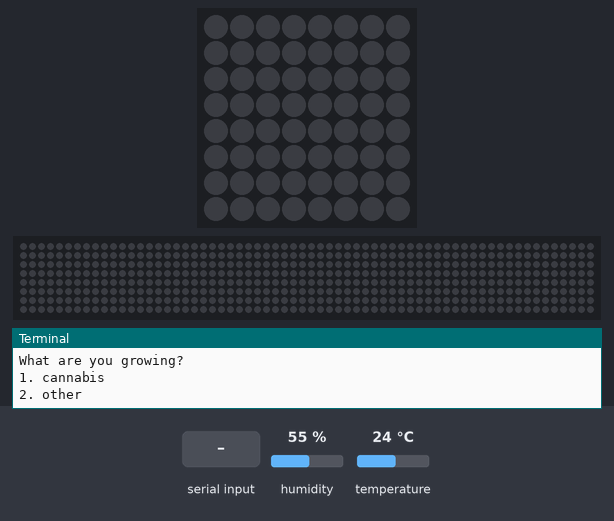
Simulated run of this program. Board: Raspberry Pi (BCM pin numbers) with a Sense HAT. On the bench: the Sense HAT's 8×8 RGB LED matrix, a strip that is not on the board, showing the scrolling text unrolled, the last lines printed to the terminal. The test bench sets the inputs (shaded band); at power-on: humidity 55 %, temperature 24 °C. The 64×8 strip is a reading aid, not a part: it shows the text the matrix is scrolling, unrolled, one strip-width of it at a time. At 8.0 s the program stops and its outputs stay as they are.

Above: at 1.2 s.
1.3 s: "1" typed at the terminal, then Enter
2.8 s: "*\n" received over Serial
At 2.95 s:
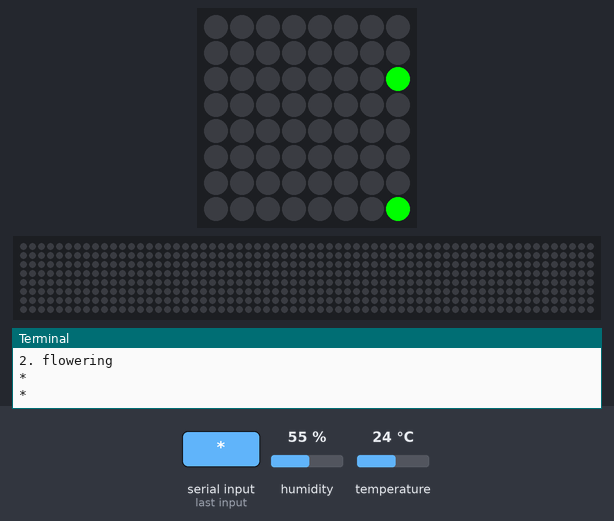
At 3.45 s:
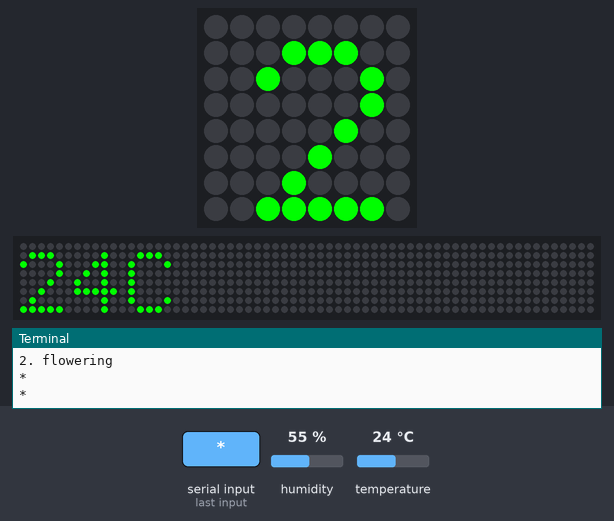
Timing chart, 0 to 5.8 s (numbered marks = the images above; inputs shaded):
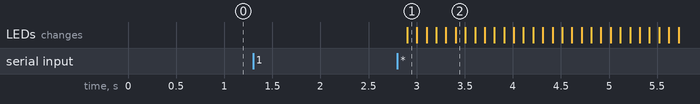

Measured:
- after the input at 2.8 s, the LEDs: change after 0.10 s (image 1)

The program:

main.py
```python
from sense_hat import SenseHat
import time
import math

"""

cannabis
flowering temp - 18-29C
hum - 40% - 50%
vegetative temp - 20-25C
hum -40%- 60%
"""

sense = SenseHat()

green = (0, 255, 0)
red = (255, 0, 0)
blue = (0, 0, 255)
white = (255, 255, 255)
plant = 0
state = 0

def settings():
  print("What are you growing?")
  print("1. cannabis")
  print("2. other")
  plant = input()
  global start_temp
  global end_temp
  global start_hum
  global end_hum

  if(plant == "1"):

    print("Is your cannabis in a vegetative state, or flowering state?")
    print("1. vegetative")
    print("2. flowering")
    state = input()
    print(state)
    if(state == 1):
      start_temp = 20
      end_temp = 25
      start_hum = 40
      end_hum = 60
    else:
      start_temp = 18
      end_temp = 29
      start_hum = 40
      end_hum = 50

  else:
    print("type in the lowest temperature for your plant")
    start_temp = int(input())
    print("type in the highest temperature for your plant")
    end_temp = int(input())
    print("type in the lowest humidity for your plant (%)")
    start_hum = int(input())
    print("type in the highest humidity for your plant (%)")
    end_hum = int(input())


def measure_temperature(start_temp, end_temp, start_hum, end_hum):
  temp = math.floor(sense.get_temperature())
  if(temp >start_temp and temp < end_temp):
    sense.show_message(str(temp) + "C", text_colour = green)
  else:
    sense.show_message(str(temp) + "C", text_colour = red)

  hum = math.floor(sense.get_humidity())
  if(hum > start_hum and hum < end_hum):
    sense.show_message(str(hum) + "%", text_colour = green)
  else:
    sense.show_message(str(hum) + "%", text_colour = red)

settings()
measure_temperature(start_temp, end_temp, start_hum, end_hum)
```
